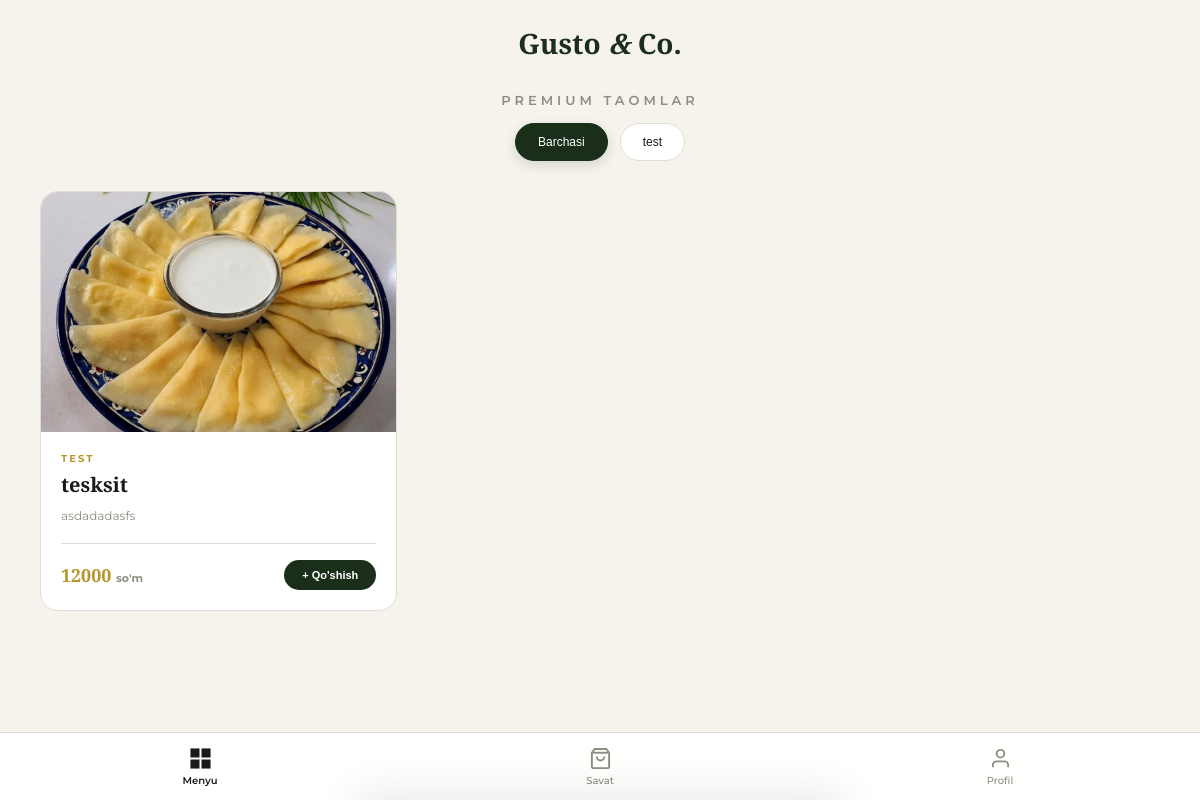
The app's page /, older data.
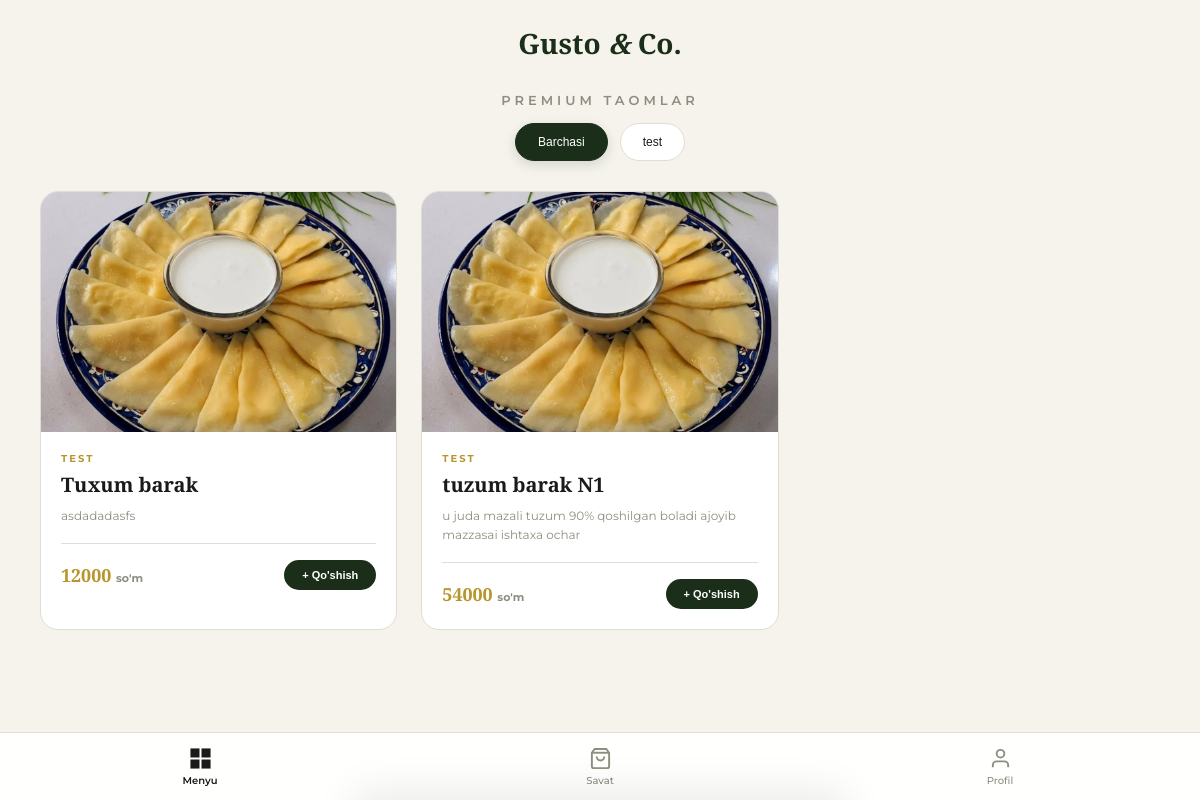
The same page, newer data.
### products/models.py (models this page shows, shortened)
class Category(BaseCreateModel):
    name = models.CharField(max_length=255)

class FastFoodProduct(BaseCreateModel):
    name = models.CharField(max_length=500)
    price = models.DecimalField("Maxsulot narxi: ", max_digits=10, decimal_places=2)
    ingredients = models.TextField("Tarkibi: ", max_length=4000)
    count = models.PositiveIntegerField(default=1, verbose_name="necha dona borr")
    category_product = models.ForeignKey(Category, on_delete=models.CASCADE, related_name="food_products")
    product_image = models.ImageField(upload_to="products/images/")
    is_active = models.BooleanField(default=True)
    class Meta:
        verbose_name = "Mahsulot"
        verbose_name_plural = "Mahsulotlar"

### products/views.py (the view)
# urls.py: path('', menu_home, name='menu_home'),
def menu_home(request):
    categories = Category.objects.all()
    products = FastFoodProduct.objects.filter(is_active=True)
    for product in products:
        product.image_url = product.product_image.url if product.product_image else ""
    context = {
        'categories': categories,
        'products': products,
        'media_url': settings.MEDIA_URL,
    }
    return render(request, 'menu_home.html', context)

### templates/menu_home.html (shortened to what this page needs)
<!doctype html>
<html lang="uz">
  <head>
  </head>
  <body>
    <div class="top-header">
      <a href="{% url 'menu_home' %}" class="logo">Gusto <em>&</em> Co.</a>
    </div>
    <div class="page-header">
      <p>premium taomlar</p>
    </div>
    <div class="filters">
      <button class="filter-pill active" data-f="all">Barchasi</button>
      {% for category in categories %}
        <button class="filter-pill" data-f="{{ category.id }}">{{ category.name }}</button>
      {% endfor %}
    </div>
    <div class="menu-grid" id="menuGrid">
      {% for product in products %}
        <div class="card"
             data-cat="{{ product.category_product.id }}"
             data-id="{{ product.id }}"
             data-name="{{ product.name }}"
             data-cat-name="{{ product.category_product.name }}"
             data-ingredients="{{ product.ingredients }}"
             data-price="{{ product.price }}"
             data-img="{{ product.image_url }}"
             onclick="handleCardClick(event, this)">
          <div class="card-img">
            {% if product.image_url %}
              <img src="{{ product.image_url }}" alt="{{ product.name }}" loading="lazy"
                   onerror="this.style.display='none'; this.parentElement.querySelector('.card-img-placeholder').style.display='flex'">
            {% else %}
              <div class="card-img-placeholder">🍽️</div>
            {% endif %}
          </div>
          <div class="card-body">
            <div class="card-cat">{{ product.category_product.name }}</div>
            <div class="card-name">{{ product.name }}</div>
            <div class="card-ingredients">{{ product.ingredients }}</div>
            <div class="card-footer">
              <div class="card-price">
                {{ product.price|floatformat:0 }} <span>so'm</span>
              </div>
              <button type="button" class="add-btn" id="btn-{{ product.id }}"
                 onclick="quickAdd(event, this, '{{ product.id }}', '{{ product.name }}')">
                + Qo'shish
              </button>
            </div>
          </div>
        </div>
      {% empty %}
        <p style="text-align:center; grid-column: 1/-1; color: var(--muted); padding: 40px;">
          Hozircha mahsulotlar mavjud emas.
        </p>
      {% endfor %}
    </div>
    <div class="bottom-nav" id="bottomNav">
      <a href="{% url 'menu_home' %}" class="bottom-nav-item active">
        <svg viewBox="0 0 24 24">
          <rect x="3" y="3" width="7" height="7"></rect>
          <rect x="14" y="3" width="7" height="7"></rect>
          <rect x="14" y="14" width="7" height="7"></rect>
          <rect x="3" y="14" width="7" height="7"></rect>
        </svg>
        <span>Menyu</span>
      </a>
      <a href="{% url 'savat_page' %}" class="bottom-nav-item" id="cartNavBtn">
        <svg viewBox="0 0 24 24">
          <path d="M6 2L3 6v14a2 2 0 002 2h14a2 2 0 002-2V6l-3-4z" />
          <line x1="3" y1="6" x2="21" y2="6" />
          <path d="M16 10a4 4 0 01-8 0" />
        </svg>
        <span>Savat</span>
      </a>
      <a href="{% url 'profile_user' %}" class="bottom-nav-item" onclick="showProfileToast(event, this)">
        <svg viewBox="0 0 24 24">
          <path d="M20 21v-2a4 4 0 0 0-4-4H8a4 4 0 0 0-4 4v2"></path>
          <circle cx="12" cy="7" r="4"></circle>
        </svg>
        <span>Profil</span>
      </a>
    </div>
    <div class="sheet-overlay" id="sheetOverlay" onclick="closeSheet()"></div>
  </body>
</html>

Row changes from the older to the newer data that the page shows:
changed FastFoodProduct "asdadadasfs": name "tesksit" → "Tuxum barak"
added FastFoodProduct: category_product.name "TEST", name "tuzum barak N1", ingredients "u juda mazali tuzum 90% qoshilgan boladi ajoyib mazzasai ishtaxa ochar", price "54000"
